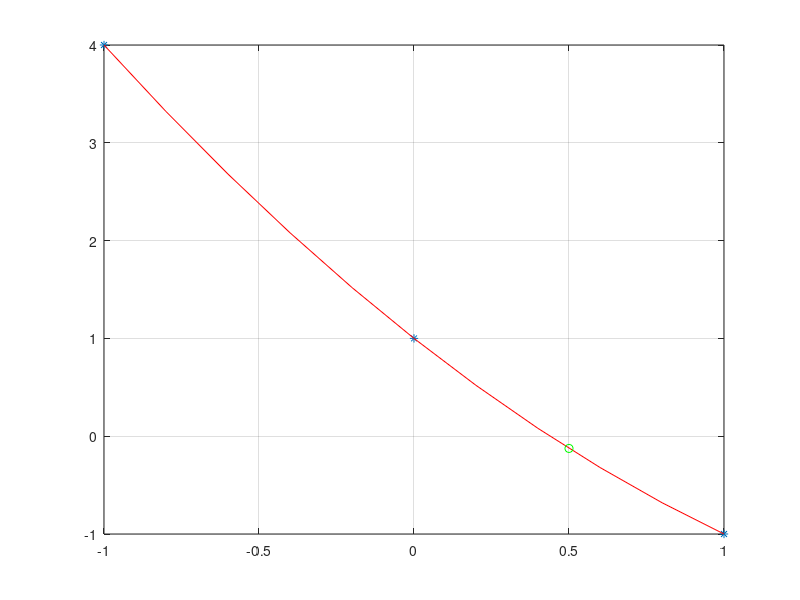

The MATLAB source for this figure:
function Lagrange
    clear
    clc

    x = [-1 0 1];
    y = [4 1 -1];
    n = length(x);

    xx = 0.5; # ponto para interpolar
    px = Lag(x, y, n, xx)  # avaliado no ponto 0.5

    # -------- pontos para parte gráfica --------------
    x1 = [x(1):0.2:x(n)];
    n1 = length(x1);

    for k = 1 : n1
        p1(k) = Lag(x, y, n, x1(k));
    endfor

    plot(x, y, '*')
    grid
    hold on
    plot(x1, p1, 'r')
    hold on
    plot(xx, px, 'go')
    p1

endfunction

function p = Lag(x, y, n, xx)
    p = 0;    # polinomio no ponto (1 ponto)
    for i = 1 : n
        num = 1;
        den = 1;
        for j = 1 : n
            if (j != i)
                num *= (xx - x(j));
                den *= (x(i) - x(j));
            endif
        endfor
        L = num / den;
        p += y(i) * L;
    endfor
endfunction

